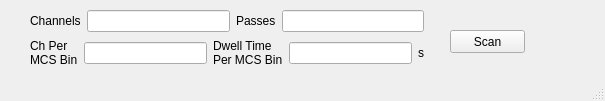
<?xml version="1.0" encoding="UTF-8"?>
<ui version="4.0">
 <class>MainWindow</class>
 <widget class="QMainWindow" name="MainWindow">
  <property name="geometry">
   <rect>
    <x>0</x>
    <y>0</y>
    <width>605</width>
    <height>101</height>
   </rect>
  </property>
  <property name="windowTitle">
   <string>MainWindow</string>
  </property>
  <widget class="QWidget" name="centralwidget">
   <widget class="QPushButton" name="scanButton">
    <property name="geometry">
     <rect>
      <x>450</x>
      <y>30</y>
      <width>75</width>
      <height>23</height>
     </rect>
    </property>
    <property name="text">
     <string>Scan</string>
    </property>
   </widget>
   <widget class="QWidget" name="">
    <property name="geometry">
     <rect>
      <x>30</x>
      <y>10</y>
      <width>394</width>
      <height>58</height>
     </rect>
    </property>
    <layout class="QVBoxLayout" name="verticalLayout">
     <item>
      <layout class="QHBoxLayout" name="horizontalLayout_2">
       <item>
        <widget class="QLabel" name="label_4">
         <property name="text">
          <string>Channels</string>
         </property>
        </widget>
       </item>
       <item>
        <widget class="QLineEdit" name="channels"/>
       </item>
       <item>
        <widget class="QLabel" name="label_5">
         <property name="text">
          <string>Passes</string>
         </property>
        </widget>
       </item>
       <item>
        <widget class="QLineEdit" name="passes"/>
       </item>
      </layout>
     </item>
     <item>
      <layout class="QHBoxLayout" name="horizontalLayout">
       <item>
        <widget class="QLabel" name="label">
         <property name="text">
          <string>Ch Per
MCS Bin</string>
         </property>
        </widget>
       </item>
       <item>
        <widget class="QLineEdit" name="chPerBin"/>
       </item>
       <item>
        <widget class="QLabel" name="label_2">
         <property name="text">
          <string>Dwell Time
Per MCS Bin</string>
         </property>
        </widget>
       </item>
       <item>
        <widget class="QLineEdit" name="dwellTime"/>
       </item>
       <item>
        <widget class="QLabel" name="label_3">
         <property name="text">
          <string>s</string>
         </property>
        </widget>
       </item>
      </layout>
     </item>
    </layout>
   </widget>
  </widget>
  <widget class="QStatusBar" name="statusbar"/>
 </widget>
 <resources/>
 <connections/>
</ui>
